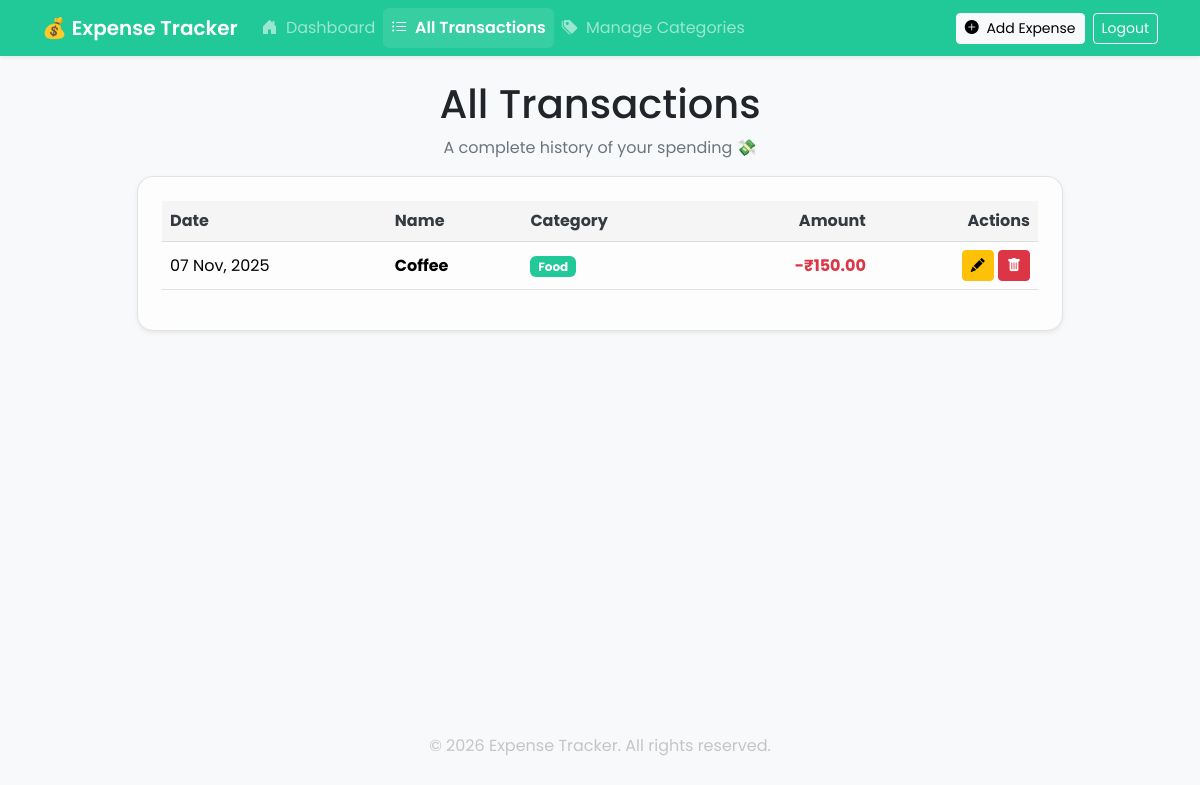
/transactions/ (signed in), run on the app's committed database.
### myapp/models.py (models this page shows, shortened)
class Expense(models.Model):
    user = models.ForeignKey(User, on_delete=models.CASCADE)
    name = models.CharField(max_length=100)
    amount = models.DecimalField(max_digits=10, decimal_places=2)
    category = models.ForeignKey(Category, on_delete=models.SET_NULL, null=True, blank=True)
    date = models.DateField(default=date.today)

class Category(models.Model):
    user = models.ForeignKey(User, on_delete=models.CASCADE)
    name = models.CharField(max_length=100)
    class Meta:
        unique_together = ('user', 'name')
        verbose_name_plural = "Categories" # Fixes "Categorys" in admin

### myapp/views.py (the view, shortened to what this page needs)
# urls.py: path("transactions/", views.transaction_list, name="transaction_list"),
@login_required
def transaction_list(request):
    all_expenses = Expense.objects.filter(user=request.user).order_by('category__name', '-date') # Use the logged-in user
    total_expense = all_expenses.aggregate(total=Sum("amount"))["total"] or 0
    expenses_by_category = {}
    for expense in all_expenses:
        cat_name = expense.category.name if expense.category else "Uncategorized"
        if cat_name not in expenses_by_category:
            expenses_by_category[cat_name] = []
        expenses_by_category[cat_name].append(expense)
    category_totals = all_expenses.values("category__name").annotate(total=Sum("amount")).order_by('category__name')
    category_details = []
    for cat_total in category_totals:
        category_name = cat_total['category__name']
        if category_name:
            category_details.append({
                'category': category_name,
                'total': cat_total['total'],
                'expenses': expenses_by_category.get(category_name, [])
            })
    user_categories = Category.objects.filter(user=request.user).order_by('name') # Use the logged-in user
    context = {
        "total_expense": total_expense,
        "category_details": category_details,
        "user_categories": user_categories,
        "expense_date": date.today(), # --- FIXED: Added for modal ---
    }
    return render(request, "myapp/transaction_list.html", context)

### myapp/templates/myapp/transaction_list.html (shortened to what this page needs)
{% extends "myapp/index.html" %}
{% load static %}
{% block content %}
<div class="container hero text-center mt-4">
    <h1>All Transactions</h1>
    <p>A complete history of your spending 💸</p>
</div>
<div class="container mb-5">
    <div class="row justify-content-center">
        <div class="col-lg-10">
            <div class="card stat-card shadow-sm">
                <div class="card-body p-4">
                    {% if category_details %}
                    <div class="table-responsive">
                        <table class="table table-hover align-middle">
                            <thead class="table-light">
                                <tr>
                                    <th scope="col">Date</th>
                                    <th scope="col">Name</th>
                                    <th scope="col">Category</th>
                                    <th scope="col" class="text-end">Amount</th>
                                    <th scope="col" class="text-end">Actions</th>
                                </tr>
                            </thead>
                            <tbody>
                                {% for cat_data in category_details %}
                                    {% for exp in cat_data.expenses %}
                                    <tr>
                                        <td>{{ exp.date|date:"d M, Y" }}</td>
                                        <td class="fw-bold">{{ exp.name }}</td>
                                        <td>
                                            <span class="badge" style="background-color:  #20c997;">{{ exp.category.name|default:"Uncategorized" }}</span>
                                        </td>
                                        <td class="fw-bold text-danger text-end">-₹{{ exp.amount }}</td>
                                        <td class="text-end">
                                            <a href="{% url 'edit_expense' exp.id %}" class="btn btn-sm btn-warning">
                                                <i class="bi bi-pencil-fill"></i>
                                            </a>
                                            <a href="{% url 'delete_expense' exp.id %}" class="btn btn-sm btn-danger"
                                               onclick="return confirm('Are you sure?');">
                                                <i class="bi bi-trash-fill"></i>
                                            </a>
                                        </td>
                                    </tr>
                                    {% endfor %}
                                {% endfor %}
                            </tbody>
                        </table>
                    </div>
                    {% else %}
                    <p class="text-center text-secondary fs-5 m-3">No expenses yet. Click "Add Expense" in the navbar to start tracking.</p>
                    {% endif %}
                </div>
            </div>
        </div>
    </div>
</div>
{% endblock %}

### myapp/templates/myapp/index.html (style rules this page uses)
body { font-family: 'Poppins', sans-serif; padding-bottom: 60px; min-height: 100vh; position: relative; background-color: #f8f9fa; background-attachment: fixed; }

### myapp/templates/myapp/transaction_list.html (style rules this page uses)
.stat-card { background: rgba(255, 255, 255, 0.65); backdrop-filter: blur(10px); -webkit-backdrop-filter: blur(10px); border-radius: 16px; border: 1px solid rgba(0, 0, 0, 0.1); box-shadow: 0 4px 20px rgba(0, 0, 0, 0.05); }
.hero h1, .hero p { color: #212529; text-shadow: none; }
.hero p { color: #6c757d !important; }
.table { color: #212529; }
.table th { color: #343a40; }
.table tr { border-color: rgba(0, 0, 0, 0.1); }
.table > :not(caption) > * > * { background-color: transparent; }
.table thead.table-light { background-color: rgba(0, 0, 0, 0.03) !important; }

### data on the page
Expense: date "07 Nov, 2025", name "Coffee", category.name "Food", amount "150.00"
